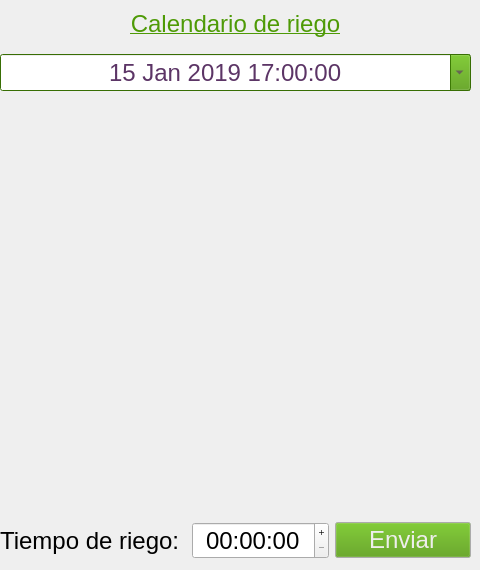
    <widget class="QWidget" name="calendarioTab">
     <attribute name="title">
      <string>Calendario</string>
     </attribute>
     <widget class="QWidget" name="">
      <property name="geometry">
       <rect>
        <x>0</x>
        <y>0</y>
        <width>471</width>
        <height>91</height>
       </rect>
      </property>
      <layout class="QGridLayout" name="gridLayoutCalendario">
       <item row="0" column="0">
        <widget class="QLabel" name="lblCalendarioTitle">
         <property name="palette">
          <palette>
           <active>
            <colorrole role="WindowText">
             <brush brushstyle="SolidPattern">
              <color alpha="255">
               <red>78</red>
               <green>154</green>
               <blue>6</blue>
              </color>
             </brush>
            </colorrole>
            <colorrole role="Text">
             <brush brushstyle="SolidPattern">
              <color alpha="255">
               <red>78</red>
               <green>154</green>
               <blue>6</blue>
              </color>
             </brush>
            </colorrole>
            <colorrole role="ButtonText">
             <brush brushstyle="SolidPattern">
              <color alpha="255">
               <red>78</red>
               <green>154</green>
               <blue>6</blue>
              </color>
             </brush>
            </colorrole>
           </active>
           <inactive>
            <colorrole role="WindowText">
             <brush brushstyle="SolidPattern">
              <color alpha="255">
               <red>78</red>
               <green>154</green>
               <blue>6</blue>
              </color>
             </brush>
            </colorrole>
            <colorrole role="Text">
             <brush brushstyle="SolidPattern">
              <color alpha="255">
               <red>78</red>
               <green>154</green>
               <blue>6</blue>
              </color>
             </brush>
            </colorrole>
            <colorrole role="ButtonText">
             <brush brushstyle="SolidPattern">
              <color alpha="255">
               <red>78</red>
               <green>154</green>
               <blue>6</blue>
              </color>
             </brush>
            </colorrole>
           </inactive>
           <disabled>
            <colorrole role="WindowText">
             <brush brushstyle="SolidPattern">
              <color alpha="255">
               <red>190</red>
               <green>190</green>
               <blue>190</blue>
              </color>
             </brush>
            </colorrole>
            <colorrole role="Text">
             <brush brushstyle="SolidPattern">
              <color alpha="255">
               <red>190</red>
               <green>190</green>
               <blue>190</blue>
              </color>
             </brush>
            </colorrole>
            <colorrole role="ButtonText">
             <brush brushstyle="SolidPattern">
              <color alpha="255">
               <red>190</red>
               <green>190</green>
               <blue>190</blue>
              </color>
             </brush>
            </colorrole>
           </disabled>
          </palette>
         </property>
         <property name="font">
          <font>
           <pointsize>18</pointsize>
          </font>
         </property>
         <property name="text">
          <string>&lt;html&gt;&lt;head/&gt;&lt;body&gt;&lt;p align=&quot;center&quot;&gt;&lt;span style=&quot; text-decoration: underline;&quot;&gt;Calendario de riego&lt;/span&gt;&lt;/p&gt;&lt;/body&gt;&lt;/html&gt;</string>
         </property>
        </widget>
       </item>
       <item row="1" column="0">
        <widget class="QDateTimeEdit" name="dateTimeEdit">
         <property name="palette">
          <palette>
           <active>
            <colorrole role="WindowText">
             <brush brushstyle="SolidPattern">
              <color alpha="255">
               <red>92</red>
               <green>53</green>
               <blue>102</blue>
              </color>
             </brush>
            </colorrole>
            <colorrole role="Button">
             <brush brushstyle="SolidPattern">
              <color alpha="255">
               <red>78</red>
               <green>154</green>
               <blue>6</blue>
              </color>
             </brush>
            </colorrole>
            <colorrole role="Light">
             <brush brushstyle="SolidPattern">
              <color alpha="255">
               <red>117</red>
               <green>231</green>
               <blue>9</blue>
              </color>
             </brush>
            </colorrole>
            <colorrole role="Midlight">
             <brush brushstyle="SolidPattern">
              <color alpha="255">
               <red>97</red>
               <green>192</green>
               <blue>7</blue>
              </color>
             </brush>
            </colorrole>
            <colorrole role="Dark">
             <brush brushstyle="SolidPattern">
              <color alpha="255">
               <red>39</red>
               <green>77</green>
               <blue>3</blue>
              </color>
             </brush>
            </colorrole>
            <colorrole role="Mid">
             <brush brushstyle="SolidPattern">
              <color alpha="255">
               <red>52</red>
               <green>103</green>
               <blue>4</blue>
              </color>
             </brush>
            </colorrole>
            <colorrole role="Text">
             <brush brushstyle="SolidPattern">
              <color alpha="255">
               <red>92</red>
               <green>53</green>
               <blue>102</blue>
              </color>
             </brush>
            </colorrole>
            <colorrole role="BrightText">
             <brush brushstyle="SolidPattern">
              <color alpha="255">
               <red>255</red>
               <green>255</green>
               <blue>255</blue>
              </color>
             </brush>
            </colorrole>
            <colorrole role="ButtonText">
             <brush brushstyle="SolidPattern">
              <color alpha="255">
               <red>92</red>
               <green>53</green>
               <blue>102</blue>
              </color>
             </brush>
            </colorrole>
            <colorrole role="Base">
             <brush brushstyle="SolidPattern">
              <color alpha="255">
               <red>255</red>
               <green>255</green>
               <blue>255</blue>
              </color>
             </brush>
            </colorrole>
            <colorrole role="Window">
             <brush brushstyle="SolidPattern">
              <color alpha="255">
               <red>78</red>
               <green>154</green>
               <blue>6</blue>
              </color>
             </brush>
            </colorrole>
            <colorrole role="Shadow">
             <brush brushstyle="SolidPattern">
              <color alpha="255">
               <red>0</red>
               <green>0</green>
               <blue>0</blue>
              </color>
             </brush>
            </colorrole>
            <colorrole role="AlternateBase">
             <brush brushstyle="SolidPattern">
              <color alpha="255">
               <red>166</red>
               <green>204</green>
               <blue>130</blue>
              </color>
             </brush>
            </colorrole>
            <colorrole role="ToolTipBase">
             <brush brushstyle="SolidPattern">
              <color alpha="255">
               <red>255</red>
               <green>255</green>
               <blue>220</blue>
              </color>
             </brush>
            </colorrole>
            <colorrole role="ToolTipText">
             <brush brushstyle="SolidPattern">
              <color alpha="255">
               <red>0</red>
               <green>0</green>
               <blue>0</blue>
              </color>
             </brush>
            </colorrole>
           </active>
           <inactive>
            <colorrole role="WindowText">
             <brush brushstyle="SolidPattern">
              <color alpha="255">
               <red>92</red>
               <green>53</green>
               <blue>102</blue>
              </color>
             </brush>
            </colorrole>
            <colorrole role="Button">
             <brush brushstyle="SolidPattern">
              <color alpha="255">
               <red>78</red>
               <green>154</green>
               <blue>6</blue>
              </color>
             </brush>
            </colorrole>
            <colorrole role="Light">
             <brush brushstyle="SolidPattern">
              <color alpha="255">
               <red>117</red>
               <green>231</green>
               <blue>9</blue>
              </color>
             </brush>
            </colorrole>
            <colorrole role="Midlight">
             <brush brushstyle="SolidPattern">
              <color alpha="255">
               <red>97</red>
               <green>192</green>
               <blue>7</blue>
              </color>
             </brush>
            </colorrole>
            <colorrole role="Dark">
             <brush brushstyle="SolidPattern">
              <color alpha="255">
               <red>39</red>
               <green>77</green>
               <blue>3</blue>
              </color>
             </brush>
            </colorrole>
            <colorrole role="Mid">
             <brush brushstyle="SolidPattern">
              <color alpha="255">
               <red>52</red>
               <green>103</green>
               <blue>4</blue>
              </color>
             </brush>
            </colorrole>
            <colorrole role="Text">
             <brush brushstyle="SolidPattern">
              <color alpha="255">
               <red>92</red>
               <green>53</green>
               <blue>102</blue>
              </color>
             </brush>
            </colorrole>
            <colorrole role="BrightText">
             <brush brushstyle="SolidPattern">
              <color alpha="255">
               <red>255</red>
               <green>255</green>
               <blue>255</blue>
              </color>
             </brush>
            </colorrole>
            <colorrole role="ButtonText">
             <brush brushstyle="SolidPattern">
              <color alpha="255">
               <red>92</red>
               <green>53</green>
               <blue>102</blue>
              </color>
             </brush>
            </colorrole>
            <colorrole role="Base">
             <brush brushstyle="SolidPattern">
              <color alpha="255">
               <red>255</red>
               <green>255</green>
               <blue>255</blue>
              </color>
             </brush>
            </colorrole>
            <colorrole role="Window">
             <brush brushstyle="SolidPattern">
              <color alpha="255">
               <red>78</red>
               <green>154</green>
               <blue>6</blue>
              </color>
             </brush>
            </colorrole>
            <colorrole role="Shadow">
             <brush brushstyle="SolidPattern">
              <color alpha="255">
               <red>0</red>
               <green>0</green>
               <blue>0</blue>
              </color>
             </brush>
            </colorrole>
            <colorrole role="AlternateBase">
             <brush brushstyle="SolidPattern">
              <color alpha="255">
               <red>166</red>
               <green>204</green>
               <blue>130</blue>
              </color>
             </brush>
            </colorrole>
            <colorrole role="ToolTipBase">
             <brush brushstyle="SolidPattern">
              <color alpha="255">
               <red>255</red>
               <green>255</green>
               <blue>220</blue>
              </color>
             </brush>
            </colorrole>
            <colorrole role="ToolTipText">
             <brush brushstyle="SolidPattern">
              <color alpha="255">
               <red>0</red>
               <green>0</green>
               <blue>0</blue>
              </color>
             </brush>
            </colorrole>
           </inactive>
           <disabled>
            <colorrole role="WindowText">
             <brush brushstyle="SolidPattern">
              <color alpha="255">
               <red>39</red>
               <green>77</green>
               <blue>3</blue>
              </color>
             </brush>
            </colorrole>
            <colorrole role="Button">
             <brush brushstyle="SolidPattern">
              <color alpha="255">
               <red>78</red>
               <green>154</green>
               <blue>6</blue>
              </color>
             </brush>
            </colorrole>
            <colorrole role="Light">
             <brush brushstyle="SolidPattern">
              <color alpha="255">
               <red>117</red>
               <green>231</green>
               <blue>9</blue>
              </color>
             </brush>
            </colorrole>
            <colorrole role="Midlight">
             <brush brushstyle="SolidPattern">
              <color alpha="255">
               <red>97</red>
               <green>192</green>
               <blue>7</blue>
              </color>
             </brush>
            </colorrole>
            <colorrole role="Dark">
             <brush brushstyle="SolidPattern">
              <color alpha="255">
               <red>39</red>
               <green>77</green>
               <blue>3</blue>
              </color>
             </brush>
            </colorrole>
            <colorrole role="Mid">
             <brush brushstyle="SolidPattern">
              <color alpha="255">
               <red>52</red>
               <green>103</green>
               <blue>4</blue>
              </color>
             </brush>
            </colorrole>
            <colorrole role="Text">
             <brush brushstyle="SolidPattern">
              <color alpha="255">
               <red>39</red>
               <green>77</green>
               <blue>3</blue>
              </color>
             </brush>
            </colorrole>
            <colorrole role="BrightText">
             <brush brushstyle="SolidPattern">
              <color alpha="255">
               <red>255</red>
               <green>255</green>
               <blue>255</blue>
              </color>
             </brush>
            </colorrole>
            <colorrole role="ButtonText">
             <brush brushstyle="SolidPattern">
              <color alpha="255">
               <red>39</red>
               <green>77</green>
               <blue>3</blue>
              </color>
             </brush>
            </colorrole>
            <colorrole role="Base">
             <brush brushstyle="SolidPattern">
              <color alpha="255">
               <red>78</red>
               <green>154</green>
               <blue>6</blue>
              </color>
             </brush>
            </colorrole>
            <colorrole role="Window">
             <brush brushstyle="SolidPattern">
              <color alpha="255">
               <red>78</red>
               <green>154</green>
               <blue>6</blue>
              </color>
             </brush>
            </colorrole>
            <colorrole role="Shadow">
             <brush brushstyle="SolidPattern">
              <color alpha="255">
               <red>0</red>
               <green>0</green>
               <blue>0</blue>
              </color>
             </brush>
            </colorrole>
            <colorrole role="AlternateBase">
             <brush brushstyle="SolidPattern">
              <color alpha="255">
               <red>78</red>
               <green>154</green>
               <blue>6</blue>
              </color>
             </brush>
            </colorrole>
            <colorrole role="ToolTipBase">
             <brush brushstyle="SolidPattern">
              <color alpha="255">
               <red>255</red>
               <green>255</green>
               <blue>220</blue>
              </color>
             </brush>
            </colorrole>
            <colorrole role="ToolTipText">
             <brush brushstyle="SolidPattern">
              <color alpha="255">
               <red>0</red>
               <green>0</green>
               <blue>0</blue>
              </color>
             </brush>
            </colorrole>
           </disabled>
          </palette>
         </property>
         <property name="font">
          <font>
           <pointsize>18</pointsize>
          </font>
         </property>
         <property name="cursor">
          <cursorShape>PointingHandCursor</cursorShape>
         </property>
         <property name="alignment">
          <set>Qt::AlignCenter</set>
         </property>
         <property name="buttonSymbols">
          <enum>QAbstractSpinBox::UpDownArrows</enum>
         </property>
         <property name="accelerated">
          <bool>false</bool>
         </property>
         <property name="dateTime">
          <datetime>
           <hour>17</hour>
           <minute>0</minute>
           <second>0</second>
           <year>2019</year>
           <month>1</month>
           <day>15</day>
          </datetime>
         </property>
         <property name="date">
          <date>
           <year>2019</year>
           <month>1</month>
           <day>15</day>
          </date>
         </property>
         <property name="time">
          <time>
           <hour>17</hour>
           <minute>0</minute>
           <second>0</second>
          </time>
         </property>
         <property name="maximumDate">
          <date>
           <year>7999</year>
           <month>12</month>
           <day>31</day>
          </date>
         </property>
         <property name="currentSection">
          <enum>QDateTimeEdit::HourSection</enum>
         </property>
         <property name="calendarPopup">
          <bool>true</bool>
         </property>
         <property name="timeSpec">
          <enum>Qt::UTC</enum>
         </property>
        </widget>
       </item>
      </layout>
     </widget>
     <widget class="QWidget" name="">
      <property name="geometry">
       <rect>
        <x>0</x>
        <y>520</y>
        <width>471</width>
        <height>41</height>
       </rect>
      </property>
      <layout class="QGridLayout" name="gridLayoutTiempo">
       <item row="0" column="0">
        <widget class="QLabel" name="labelSetTiempo">
         <property name="font">
          <font>
           <pointsize>18</pointsize>
          </font>
         </property>
         <property name="text">
          <string>Tiempo de riego: </string>
         </property>
        </widget>
       </item>
       <item row="0" column="1">
        <widget class="QTimeEdit" name="timeEdit">
         <property name="font">
          <font>
           <pointsize>18</pointsize>
          </font>
         </property>
         <property name="toolTip">
          <UInt>0</UInt>
         </property>
         <property name="alignment">
          <set>Qt::AlignCenter</set>
         </property>
         <property name="buttonSymbols">
          <enum>QAbstractSpinBox::PlusMinus</enum>
         </property>
        </widget>
       </item>
       <item row="0" column="2">
        <widget class="QPushButton" name="btnEnviarRiego">
         <property name="palette">
          <palette>
           <active>
            <colorrole role="Button">
             <brush brushstyle="SolidPattern">
              <color alpha="255">
               <red>78</red>
               <green>154</green>
               <blue>6</blue>
              </color>
             </brush>
            </colorrole>
            <colorrole role="ButtonText">
             <brush brushstyle="SolidPattern">
              <color alpha="255">
               <red>238</red>
               <green>238</green>
               <blue>236</blue>
              </color>
             </brush>
            </colorrole>
           </active>
           <inactive>
            <colorrole role="Button">
             <brush brushstyle="SolidPattern">
              <color alpha="255">
               <red>78</red>
               <green>154</green>
               <blue>6</blue>
              </color>
             </brush>
            </colorrole>
            <colorrole role="ButtonText">
             <brush brushstyle="SolidPattern">
              <color alpha="255">
               <red>238</red>
               <green>238</green>
               <blue>236</blue>
              </color>
             </brush>
            </colorrole>
           </inactive>
           <disabled>
            <colorrole role="Button">
             <brush brushstyle="SolidPattern">
              <color alpha="255">
               <red>78</red>
               <green>154</green>
               <blue>6</blue>
              </color>
             </brush>
            </colorrole>
            <colorrole role="ButtonText">
             <brush brushstyle="SolidPattern">
              <color alpha="255">
               <red>190</red>
               <green>190</green>
               <blue>190</blue>
              </color>
             </brush>
            </colorrole>
           </disabled>
          </palette>
         </property>
         <property name="font">
          <font>
           <pointsize>18</pointsize>
          </font>
         </property>
         <property name="cursor">
          <cursorShape>PointingHandCursor</cursorShape>
         </property>
         <property name="text">
          <string>Enviar</string>
         </property>
        </widget>
       </item>
      </layout>
     </widget>
    </widget>
